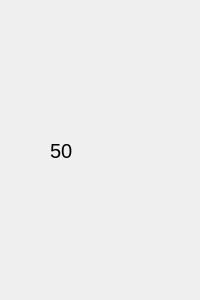
<?xml version="1.0" encoding="UTF-8"?>
<ui version="4.0">
 <class>setting_window</class>
 <widget class="QWidget" name="setting_window">
  <property name="geometry">
   <rect>
    <x>0</x>
    <y>0</y>
    <width>200</width>
    <height>300</height>
   </rect>
  </property>
  <property name="windowTitle">
   <string>Form</string>
  </property>
  <widget class="QLabel" name="label">
   <property name="geometry">
    <rect>
     <x>50</x>
     <y>100</y>
     <width>101</width>
     <height>101</height>
    </rect>
   </property>
   <property name="font">
    <font>
     <pointsize>15</pointsize>
    </font>
   </property>
   <property name="text">
    <string>50</string>
   </property>
  </widget>
 </widget>
 <resources/>
 <connections/>
</ui>
